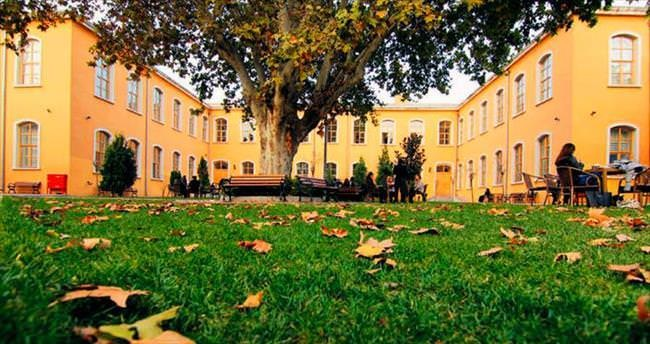
#> input picture OpenCV_Filter/Adsiz.jpg, 650 x 344 px
$ python imageFilter.py
#> lines starting #> are read from the running program, lines starting #| are printed output that depends on the picture
import cv2
import numpy as np

img = cv2.imread("Adsiz.jpg")
#> img is the input picture: shape (344, 650, 3); mean B, G, R 59.4, 114.4, 121
meanBlurKernel = np.ones((3, 3), np.float32)/9
meanBlur = cv2.filter2D(src=img, kernel=meanBlurKernel, ddepth=-1)
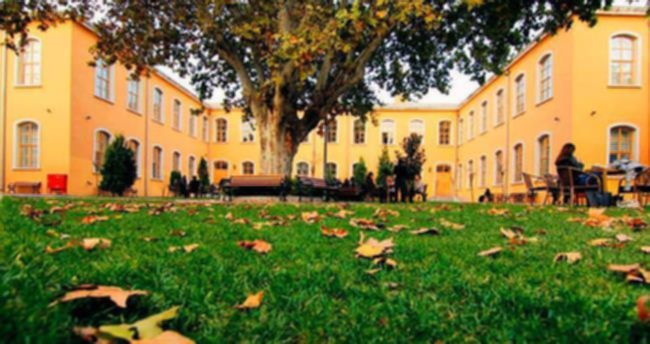
#> meanBlur: shape (344, 650, 3); mean B, G, R 59.4, 114.4, 121
horizontalStack = np.concatenate((img,meanBlur), axis=1)
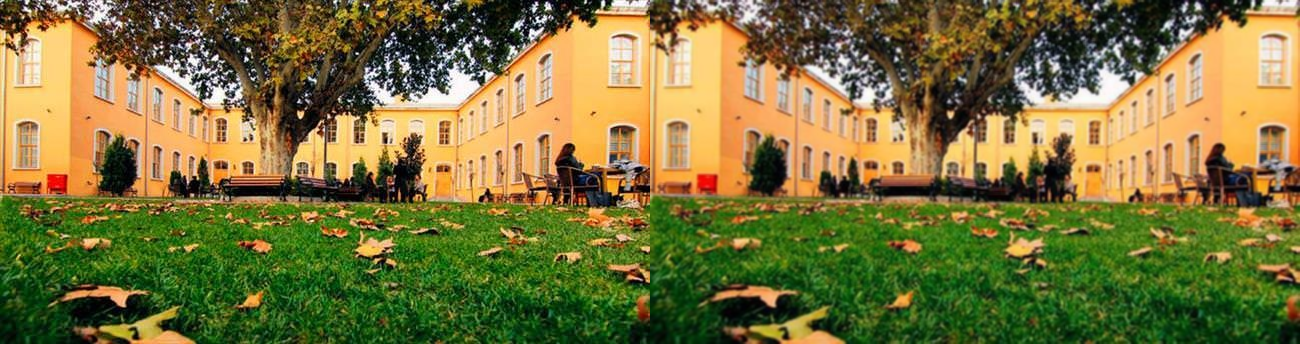
#> horizontalStack: shape (344, 1300, 3); mean B, G, R 59.4, 114.4, 121

cv2.imwrite("Output.jpg", horizontalStack)
cv2.imshow("OpencvOdev", horizontalStack)

cv2.waitKey(0)

cv2.destroyAllWindows()
